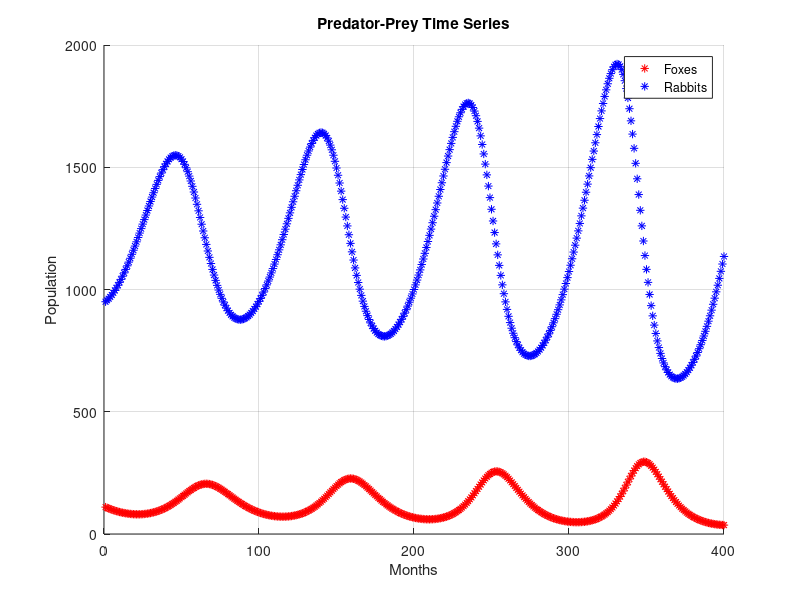
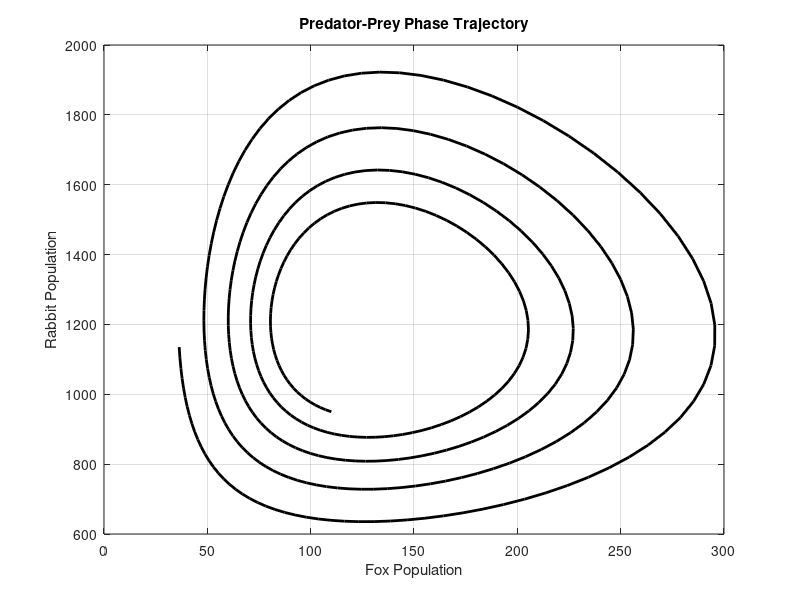

Write the MATLAB code that produced these figures, in order.
N = 400; % Number of months

F = zeros(1, N);
F(1) = 110; % Initial fox population

R = zeros(1, N);
R(1) = 950; % Initial rabbit population

% Model parameters
a = 1-0.88;
b = 0.0001;
c = 0.0003;
d = 1.039-1;

for n = 1:N-1
    F(n+1) = (1-a) * F(n) + b * R(n) * F(n);
    R(n+1) = (1+d) * R(n) - c * F(n) * R(n);
end

% Plot the time series
figure;
hold on;
plot(1:N, F, '*r'); % Fox population in red
plot(1:N, R, '*b'); % Rabbit population in blue
xlabel('Months');
ylabel('Population');
title('Predator-Prey Time Series');
legend('Foxes', 'Rabbits');
grid on;
hold off;

% Plot the phase plane trajectory
figure;
plot(F, R, 'k', 'LineWidth', 2);
xlabel('Fox Population');
ylabel('Rabbit Population');
title('Predator-Prey Phase Trajectory');
grid on;